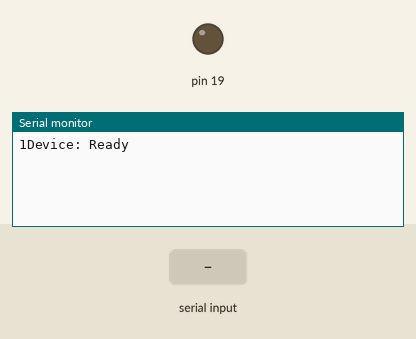
This sketch was run on a simulated Arduino Uno, built with avr-gcc and run on an emulated ATmega328P. On the bench: output pins drawn as LEDs (lit = HIGH), the last lines printed to the serial monitor. Inputs (shaded band) come from the test bench.

Above: at 1.2 s.
1.3 s: "1\n" received over Serial
At 1.9 s:
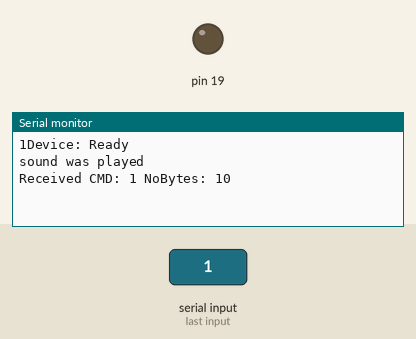
2.8 s: "0\n" received over Serial
At 4.3 s:
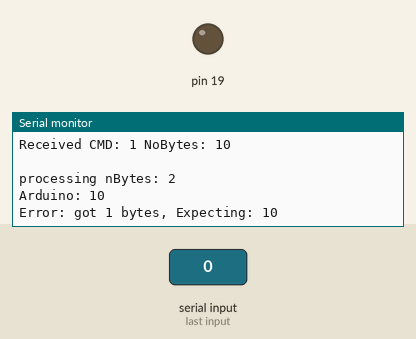

Measured:
- after the input at 1.3 s, the serial monitor: prints a new line at once (image 1)
- after the input at 2.8 s, the serial monitor: prints a new line at once (image 2)

The sketch:

ArduinoSlave_receiver.ino
```cpp
String serialread = "";

//byte sine[] = {127, 134, 142, 150, 158, 166, 173, 181, 188, 195, 201, 207, 213, 219, 224, 229, 234, 238, 241, 245, 247, 250, 251, 252, 253, 254, 253, 252, 251, 250, 247, 245, 241, 238, 234, 229, 224, 219, 213, 207, 201, 195, 188, 181, 173, 166, 158, 150, 142, 134, 127, 119, 111, 103, 95, 87, 80, 72, 65, 58, 52, 46, 40, 34, 29, 24, 19, 15, 12, 8, 6, 3, 2, 1, 0, 0, 0, 1, 2, 3, 6, 8, 12, 15, 19, 24, 29, 34, 40, 46, 52, 58, 65, 72, 80, 87, 95, 103, 111, 119,};
byte soundBuff[2][100];
byte activeBuff = 0;
int t = 0;
int cnt = 0;

ISR(TIMER0_COMPA_vect){ //40kHz interrupt routine
  //PORTD = sine[t];//send sine wave to DAC, centered around (127/255)*5 = 2.5V
  analogWrite(19,soundBuff[activeBuff][t]);
  t++;//increment t
  if (t > 99){//reset t to zero
    t = 0;
    cnt++;
    if(cnt >= 99) {
      cnt = 0;
      Serial.println("sound was played");
      cli();//disable interrupts
      TIMSK0 &= ~(1 << OCIE0A); //turn off timer interrupt
      sei();//enable interrupts
    }
  }
}

void setup() {
  Serial.begin(115200);           // start serial for output

//8KHz interrupt  for audio processing
  cli();//disable interrupts
  //set timer0 interrupt at 40kHz
  TCCR0A = 0;// set entire TCCR0A register to 0
  TCCR0B = 0;// same for TCCR0B
  TCNT0  = 0;//initialize counter value to 0
  // set compare match register for 40khz increments
  OCR0A = 245; //8KHz sample rate  //49;// = (16*10^6) / (40000*8) - 1 (must be <256)
  // turn on CTC mode
  TCCR0A |= (1 << WGM01);
  // Set CS11 bit for 8 prescaler
  TCCR0B |= (1 << CS11);
  // enable timer compare interrupt
  TIMSK0 |= (1 << OCIE0A);
  sei();//enable interrupts

  for(int b = 0; b<2; b++)
    for(int n = 0; n<100;  n++)
      soundBuff[b][n] = 1;
  Serial.print(soundBuff[1][99]);


  Serial.println("Device: Ready");
}


void playActiveBuffer() {

      cli();//disable interrupts
      TIMSK0 |= (1 << OCIE0A);
      sei();//enable interrupts}
}

boolean ON = true;
boolean recving = false; //when false Arduino is wating for cmd: 1st_byte "cmd" 2nd_byte "N. of byte"
char cmd = "";
int NoB = 0;
int byteN = 0;

void loop() {
 int l = Serial.available();
 if(l >=2) {
  if(recving == false) { //Arduino is wating for cmd: 1st_byte "cmd" 2nd_byte "N. of byte"
    cmd = Serial.read();
    NoB = Serial.read();
    Serial.println("Received CMD: "+String(cmd) + " NoBytes: "+String(NoB,DEC));
    Serial.println(" ");
    l -= 2;
    recving = true;
  } else {
    Serial.println("processing nBytes: "+String(l,DEC));
    //see if any input from the DEBUG console in which case collect them until Return key is pressed and then send them over TCP/IP Socket
    for(int i=0; i < l; i++) {
      char ch = Serial.read();
      //Serial.print(ch);

       //if(ch == 13 || ch == '\n') { // Return key was pressed
       if(ch == '\n' | ch == '\r') { // Return key was pressed
        Serial.println("Arduino: "+String(NoB,DEC));
        if(byteN == NoB) playActiveBuffer();
        else Serial.println("Error: got "+String(byteN,DEC)+" bytes, Expecting: "+String(NoB,DEC));
        byteN = 0;
        //serialread = "";
        recving = false;
       } else soundBuff[activeBuff][byteN++] = ch; //serialread += ch;
    }
  }
 }


//  if(Serial.available()) {
//    Serial.read();
//    Serial.println(ON);
//    ON = !ON;
//    Serial.println(ON);
//    if(ON) {
//      cli();//disable interrupts
//      TIMSK0 |= (1 << OCIE0A);
//      sei();//enable interrupts
//    } else {
//      Serial.println("OFF");
//
//      cli();//disable interrupts
//      TIMSK0 &= ~(1 << OCIE0A);
//      sei();//enable interrupts
//    }
//  }

}
```
